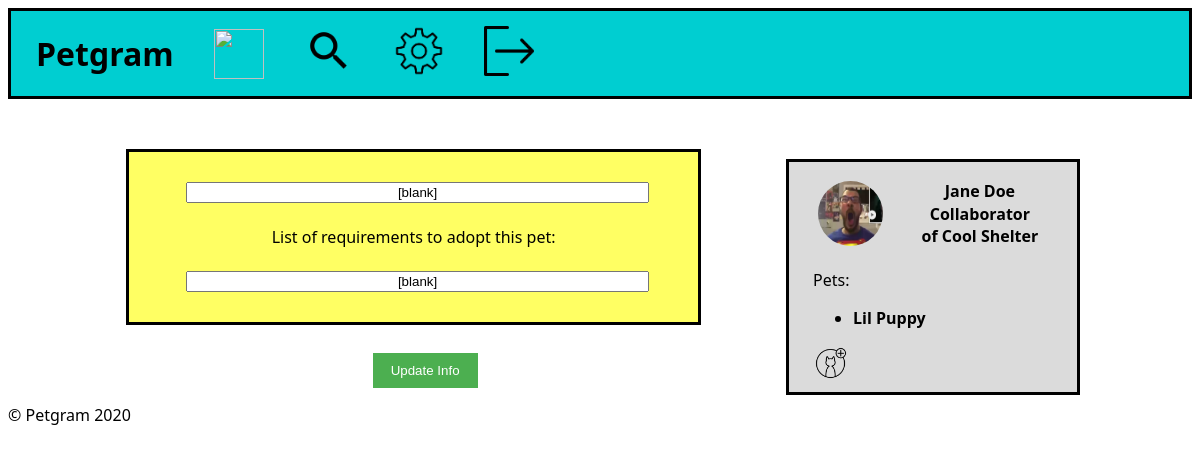
Page /edit_listing.php?id=2 (signed in) on the earlier database version.
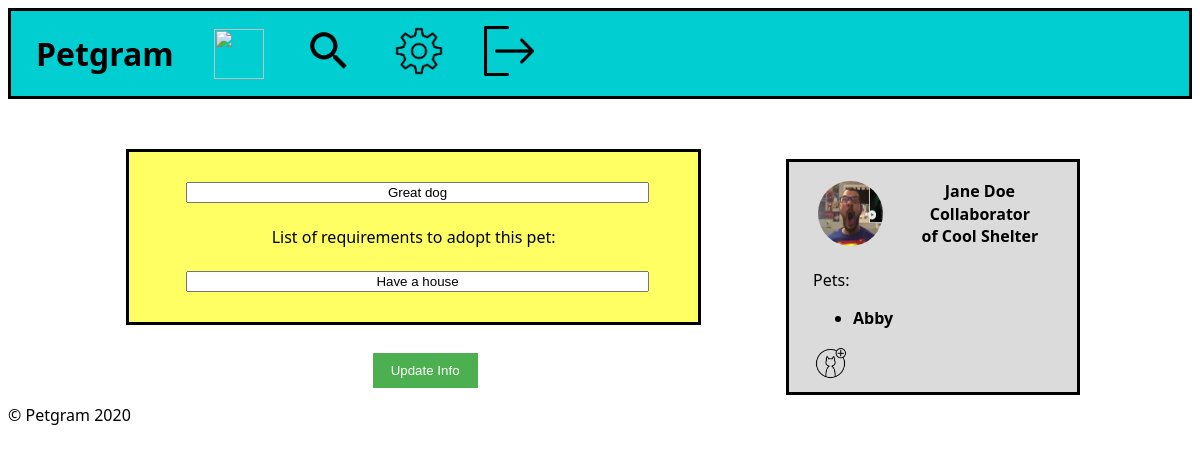
Same page on the later database version.
### tables this page shows
CREATE TABLE Pet (
    id           INTEGER  PRIMARY KEY,
    ownerID      INTEGER  REFERENCES Account (id) ON DELETE CASCADE,
    profilePic   INTEGER  REFERENCES ProfileImage (id) ON DELETE CASCADE,
    name         CHAR,
    bio          CHAR,
    description  CHAR,
    requirements CHAR
);

### database/account.php (called while the page is built)
<?php
    function getAccount($id)
    {
        global $db;
        $stmt = $db->prepare('SELECT * FROM account WHERE id = ?');
        $stmt->execute([$id]);
        return $stmt->fetch();
    }
?>

### database/user.php (called while the page is built, shortened)
<?php
function getUserPets()
{
    global $db;
    $user_id = $_SESSION['user']['id'];
    $stmt = $db->prepare('SELECT * FROM pet WHERE ownerID = ?');
    $stmt->execute([$user_id]);
    return $stmt->fetchAll();
}
function shelterCollaborator()
{
    global $db;
    $user_id = $_SESSION['user']['id'];
    $stmt = $db->prepare('SELECT * FROM collaborator INNER JOIN shelter ON shelter.id = collaborator.shelterID INNER JOIN account ON account.id = shelter.id WHERE collaborator.userID = ?');
    $stmt->execute([$user_id]);
    return $stmt->fetchAll();
}

### database/pet.php (called while the page is built, shortened)
<?php
    function getPet($id) {
        global $db;
        $stmt = $db->prepare('SELECT * FROM pet WHERE id = ?');
        $stmt->execute([$id]);
        $pet = $stmt->fetch();
        return $pet;
    }
?>

### edit_listing.php (the view, shortened to what this page needs)
<?php
include_once('database/connection.php');
include_once('database/pet.php');
$id = $_GET['id'];
$pet = getPet($id);
?>
<!DOCTYPE html>
<html lang="en-US">
<head>
    <link href="css/home.css" rel="stylesheet">
</head>
<body>
    <?php include_once('hotbar.php') ?>
    <?php include_once('sidebar.php') ?>
    <form action="update_listing_action.php?id=<?php echo $pet['id'] ?>" method="post">
        <div id="edit_listing">
            <div id="auxDiv">
                <input id="descriptionText" type="description" name="description" value="<?php echo $pet['description'] ?>" required>
                <p>List of requirements to adopt this pet:</p>
                <input id="requirementsText" type="description" name="requirements" value="<?php echo $pet['requirements']?>" required>
            </div>
            <button id="updateInfo" type="submit">Update Info</button>
      </div>
    </form>
    <footer>
        <p>&copy; Petgram 2020</p>
    </footer>
</body>
</html>

### sidebar.php (shortened to what this page needs)
<?php
include_once('database/user.php');
include_once('database/account.php');
$user_pets = getUserPets();
$shelters = shelterCollaborator();
$id = $_SESSION['user']['id'];
$account = getAccount($id);
?>
<aside id="sideBar">
    <div id="user">
        <img src="images/profileImages/squared/<?php echo $account['profilePic'] ?>.jpg" alt="" width="65" height="65">
        <div id="username">
            <p><?php echo $_SESSION['user']['name'] ?></p>
            <p>
                <?php
                $nShelter = count($shelters);
                if($nShelter > 0) {
                    echo 'Collaborator of ' . $shelters[0]['name'];
                }
                ?>
            </p>
        </div>
    </div>
    <p>Pets:</p>
    <ul>
        <?php
        if (count($user_pets) == 0)
            echo '<li>No pets yet</li>';
        else
            foreach ($user_pets as $user_pet)
                echo '<a href="pet_profile.php?id=' . $user_pet['id'] . '">
                    <li>' . $user_pet['name'] . '</li>
                  </a>'
        ?>
    </ul>
    <a href="add_pet.php"><img src="images/petAdd.png" alt="" width="35" height="35"></a>
</aside>

Differences in the rows shown:
no longer on this page (row edited): pet: name "Lil Puppy"
now on one of the page's lists (row edited): pet: name "Abby"
changed pet: description "[blank]" → "Great dog"; requirements "[blank]" → "Have a house"
